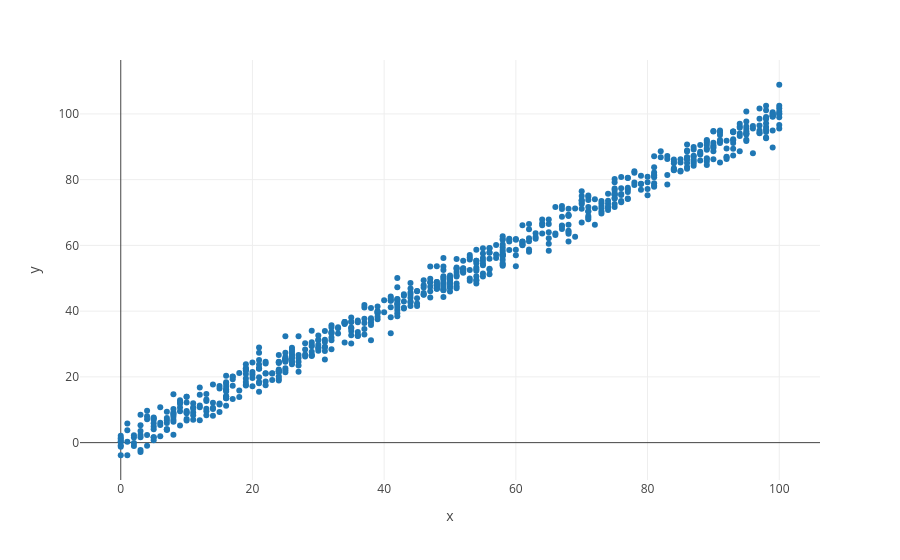

The cell this chart's notebook holds for it:
### Markdown cell above
##### Visualize The Data

### Code cell
px.scatter(x= train['x'], y=train['y'], template = 'gridon')

### Figure 1 — Plotly figure (JSON) as saved in the notebook; plotly's stock layout.template omitted (floating-point values rounded to 4 significant figures; data arrays with more than 128 entries replaced by an {"elided": "..."} marker saying what was removed)
{"data": [{"hovertemplate": "x=%{x}<br>y=%{y}<extra></extra>", "legendgroup": "", "marker": {"color": "#1F77B4", "symbol": "circle"}, "mode": "markers", "name": "", "orientation": "v", "showlegend": false, "type": "scatter", "x": {"elided": "699 float values"}, "xaxis": "x", "y": {"elided": "699 float values"}, "yaxis": "y"}], "layout": {"legend": {"tracegroupgap": 0}, "margin": {"t": 60}, "xaxis": {"anchor": "y", "domain": [0, 1], "title": {"text": "x"}}, "yaxis": {"anchor": "x", "domain": [0, 1], "title": {"text": "y"}}}}
